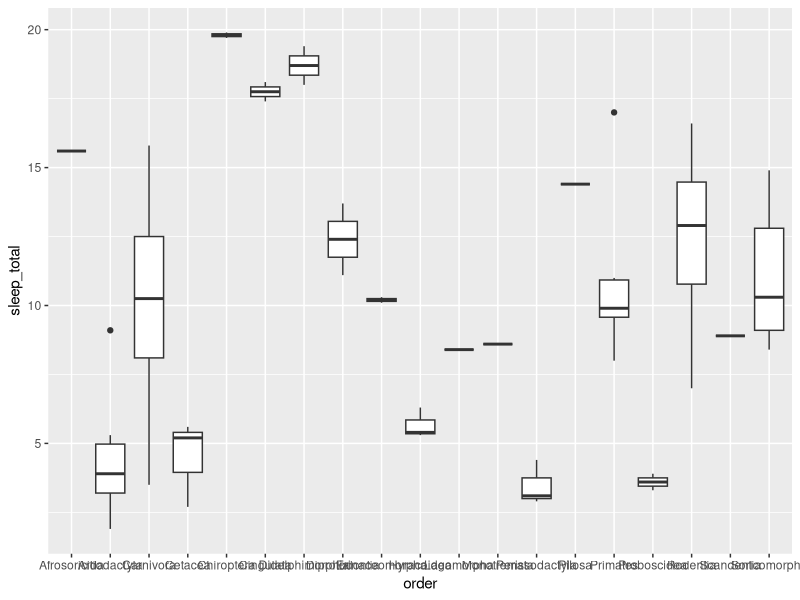
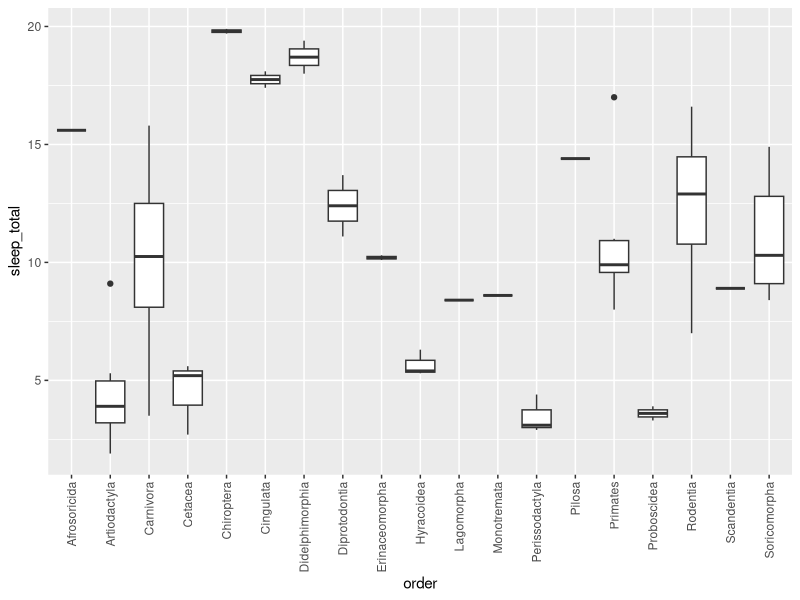
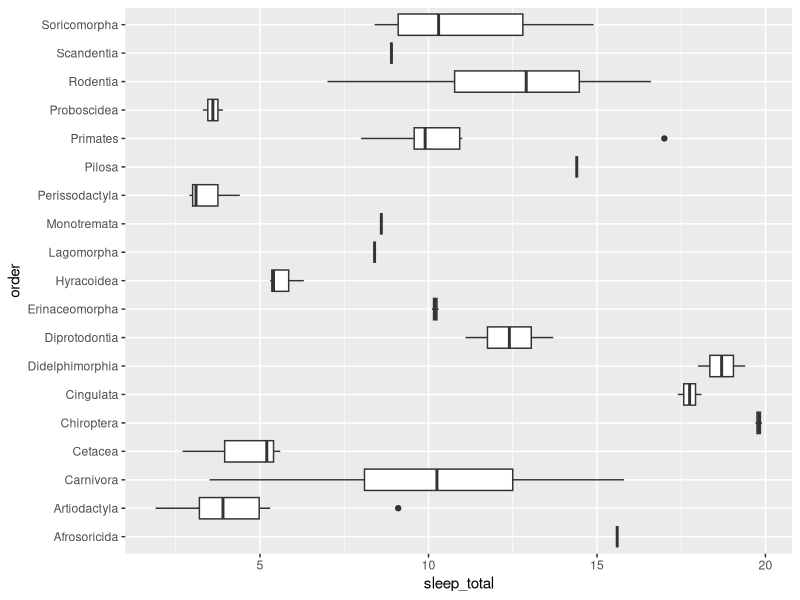
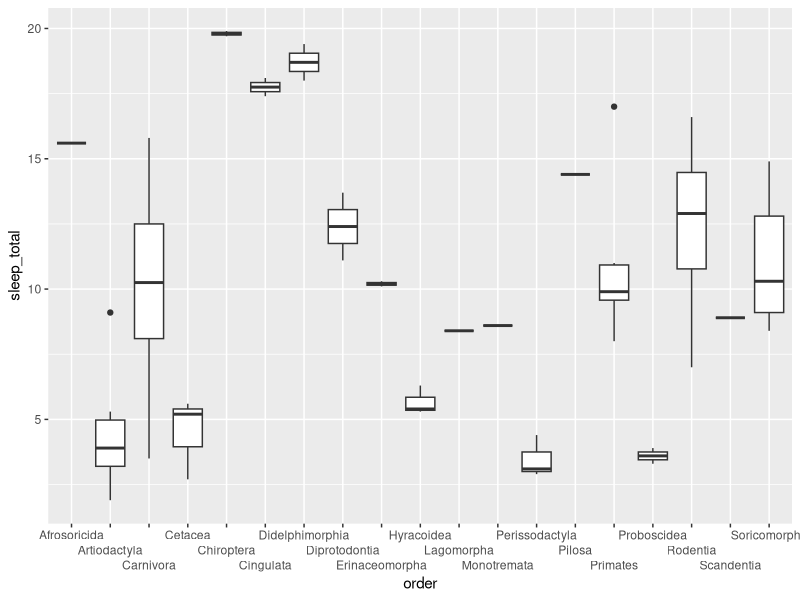
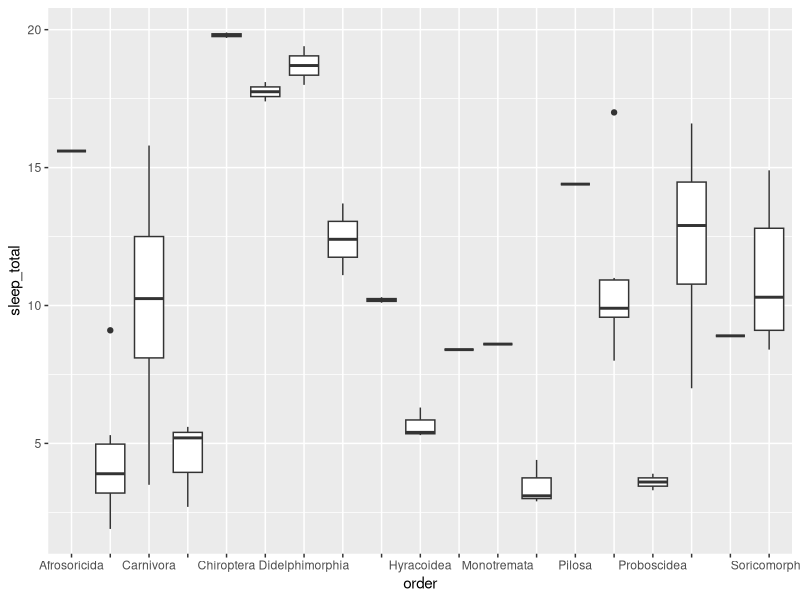
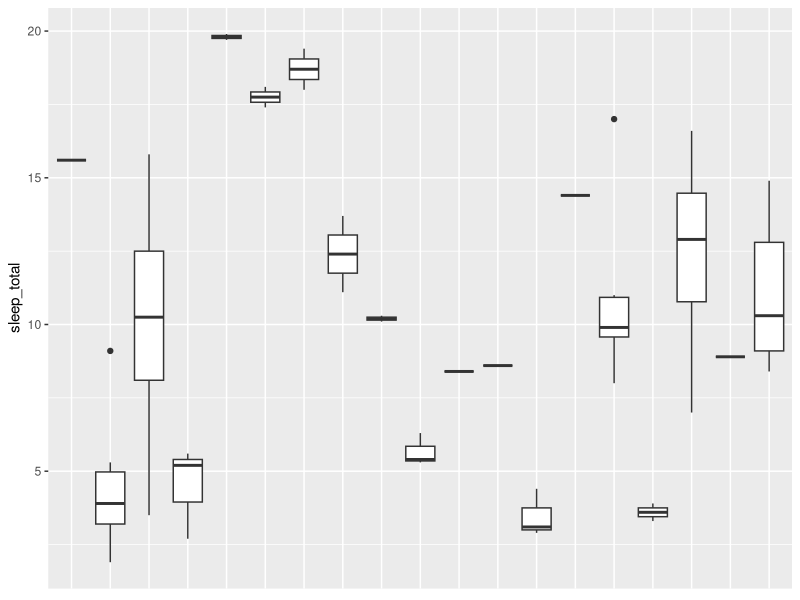
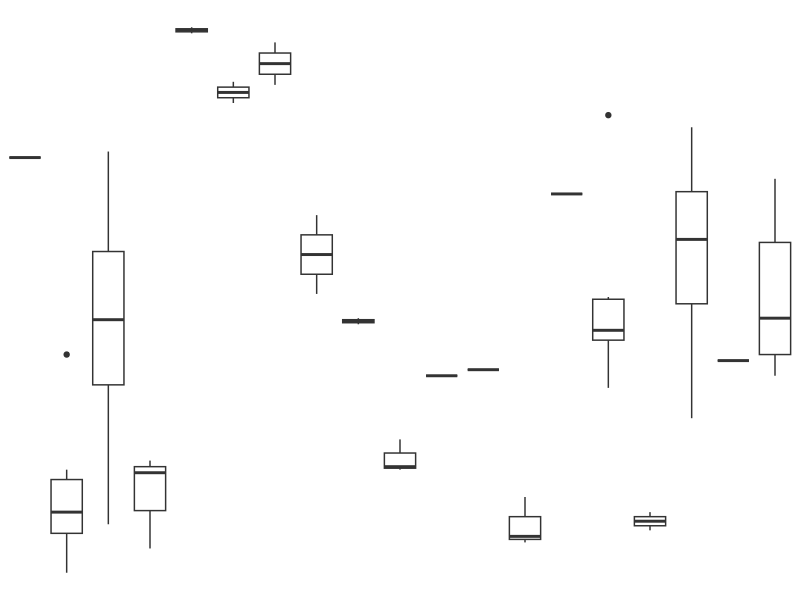
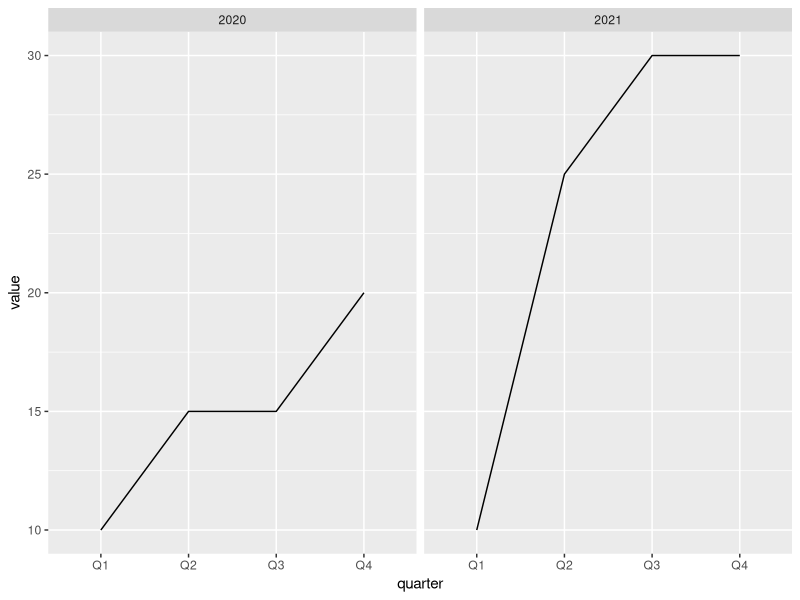

R code for these plots, in order:
## ---- chunk 1
library(ggplot2)
knitr::opts_chunk$set(
  fig.dpi = 300, 
  collapse = TRUE, 
  comment = "#>",
  fig.asp = 0.618,
  fig.width = 6,
  out.width = "80%")
## ---- chunk 2
ggplot(msleep, aes(x = order, y = sleep_total)) +
  geom_boxplot()
## ---- chunk 3
ggplot(msleep, aes(x = order, y = sleep_total)) +
  geom_boxplot() +
  theme(axis.text.x = element_text(angle = 90, vjust = 0.5, hjust = 1))
## ---- chunk 4
ggplot(msleep, aes(y = order, x = sleep_total)) +
  geom_boxplot()
## ---- chunk 5
ggplot(msleep, aes(x = order, y = sleep_total)) +
  geom_boxplot() +
  scale_x_discrete(guide = guide_axis(n.dodge = 3))
## ---- chunk 6
ggplot(msleep, aes(x = order, y = sleep_total)) +
  geom_boxplot() +
  scale_x_discrete(guide = guide_axis(check.overlap = TRUE))
## ---- chunk 7

## ---- chunk 8
ggplot(msleep, aes(x = order, y = sleep_total)) +
  geom_boxplot() +
  theme(
    axis.title.x = element_blank(),
    axis.text.x = element_blank(),
    axis.ticks.x = element_blank()
  )
## ---- chunk 9
ggplot(msleep, aes(x = order, y = sleep_total)) +
  geom_boxplot() + 
  theme_void()
## ---- chunk 10
library(tibble)

sales <- tribble(
  ~value, ~quarter, ~year,
  10,     "Q1",     2020,
  15,     "Q2",     2020,
  15,     "Q3",     2020,
  20,     "Q4",     2020,
  10,     "Q1",     2021,
  25,     "Q2",     2021,
  30,     "Q3",     2021,
  30,     "Q4",     2021
)
## ---- chunk 11
ggplot(sales, aes(x = quarter, y = value, group = 1)) +
  geom_line() +
  facet_wrap(~year)
## ---- chunk 12
ggplot(sales, aes(x = interaction(quarter, year), y = value, group = 1)) +
  geom_line()
## ---- chunk 13
ggplot(sales, aes(x = interaction(quarter, year), y = value, group = 1)) +
  geom_line() +
  coord_cartesian(ylim = c(9, 32), expand = FALSE, clip = "off") +
  theme(
    plot.margin = unit(c(1, 1, 3, 1), "lines"),
    axis.title.x = element_blank(),
    axis.text.x = element_blank()
    ) +
  annotate(geom = "text", x = seq_len(nrow(sales)), y = 8, label = sales$quarter, size = 3) +
  annotate(geom = "text", x = c(2.5, 6.5), y = 6, label = unique(sales$year), size = 4)
## ---- chunk 14
ggplot(sales, aes(x = interaction(quarter, year), y = value)) +
  geom_col() +
  coord_cartesian(ylim = c(0, 32), expand = FALSE, clip = "off") +
  annotate(geom = "text", x = seq_len(nrow(sales)), y = -1, label = sales$quarter, size = 3) +
  annotate(geom = "text", x = c(2.5, 6.5), y = -3, label = unique(sales$year), size = 4) +
  theme(
    plot.margin = unit(c(1, 1, 3, 1), "lines"),
    axis.title.x = element_blank(),
    axis.text.x = element_blank()
    )
## ---- chunk 15
ggplot(sales, aes(x = quarter, y = value)) +
  geom_col() +
  facet_wrap(~year, strip.position = "bottom") +
  theme(
    panel.spacing = unit(0, "lines"), 
    strip.background = element_blank(),
    strip.placement = "outside"
    ) +
  labs(x = NULL)
## ---- chunk 16
ggplot(mpg, aes(y = drv)) +
  geom_bar()
## ---- chunk 17
ggplot(mpg, aes(y = drv)) +
  geom_bar() +
  scale_y_discrete(
    labels = c("Front wheel drive", "Rear wheel drive", "Four wheel drive")
  )
## ---- chunk 18
ggplot(mpg, aes(y = drv)) +
  geom_bar() +
  scale_y_discrete(
    labels = c(
      "f" = "Front wheel drive",
      "r" = "Rear wheel drive",
      "4" = "Four wheel drive"
    )
  )
## ---- chunk 19
ggplot(txhousing, aes(x = median, y = volume)) +
  geom_point()
## ---- chunk 20
library(scales)
ggplot(txhousing, aes(x = median, y = volume)) +
  geom_point() +
  scale_x_continuous(labels = label_number()) +
  scale_y_continuous(labels = label_comma())
## ---- chunk 21
ggplot(seals, aes(x = delta_long, y = delta_lat)) +
  geom_point()
## ---- chunk 22
library(scales)
ggplot(seals, aes(x = delta_long, y = delta_lat)) +
  geom_point() +
  scale_x_continuous(labels = label_number(accuracy = 0.1)) +
  scale_y_continuous(labels = label_number(accuracy = 0.0001))
## ---- chunk 23
ggplot(economics, aes(x = date, y = psavert, group = 1)) +
  geom_line()
## ---- chunk 24
ggplot(economics, aes(x = date, y = psavert, group = 1)) +
  geom_line() +
  scale_y_continuous(labels = scales::label_percent(scale = 1, accuracy = 1))
## ---- chunk 25
library(scales)
ggplot(seals, aes(x = delta_long, y = delta_lat)) +
  geom_point() +
  scale_x_continuous(labels = label_number(accuracy = 0.1)) +
  scale_y_continuous(labels = label_number(accuracy = 0.0001))
## ---- chunk 26
ggplot(mpg, aes(x = cty^2, y = log(hwy))) +
  geom_point()
## ---- chunk 27
ggplot(mpg, aes(x = cty^2, y = log(hwy, base = 10))) +
  geom_point() +
  labs(
    x = bquote(cty^2),
    y = bquote(paste(log[10], "(hwy)"))
  )
## ---- chunk 28
ggplot(mpg, aes(x = cty^2, y = log(hwy, base = 10))) +
  geom_point() +
  labs(
    x = "cty<sup>2</sup>",
    y = "log<sub>10</sub>(hwy)"
  ) +
  theme(
    axis.title.x = ggtext::element_markdown(),
    axis.title.y = ggtext::element_markdown()
    )
## ---- chunk 29
ggplot(mpg, aes(x = cty, y = hwy)) +
  geom_point()
## ---- chunk 30
ggplot(mpg, aes(x = cty, y = hwy)) +
  geom_point() +
  scale_x_continuous(
    breaks = seq(9, 35, 3),
    minor_breaks = seq(8.5, 35.5, 1)
  )  +
  scale_y_continuous(
    breaks = c(12, 23, 36, 41),
    minor_breaks = NULL
  )
## ---- chunk 31
ggplot(faithfuld, aes(waiting, eruptions)) +
  geom_raster(aes(fill = density))
## ---- chunk 32
ggplot(faithfuld, aes(waiting, eruptions)) +
  geom_raster(aes(fill = density)) +
  scale_x_continuous(expand = c(0, 0)) +
  scale_y_continuous(expand = c(0, 0))
## ---- chunk 33
ggplot(mpg, aes(drv)) +
  geom_bar()
## ---- chunk 34
ggplot(mpg, aes(drv)) +
  geom_bar() +
  scale_y_continuous(expand = c(0, 0))
## ---- chunk 35
ggplot(mpg, aes(drv)) +
  geom_bar() +
  scale_y_continuous(expand = expansion(mult = c(0, 0.05)))
